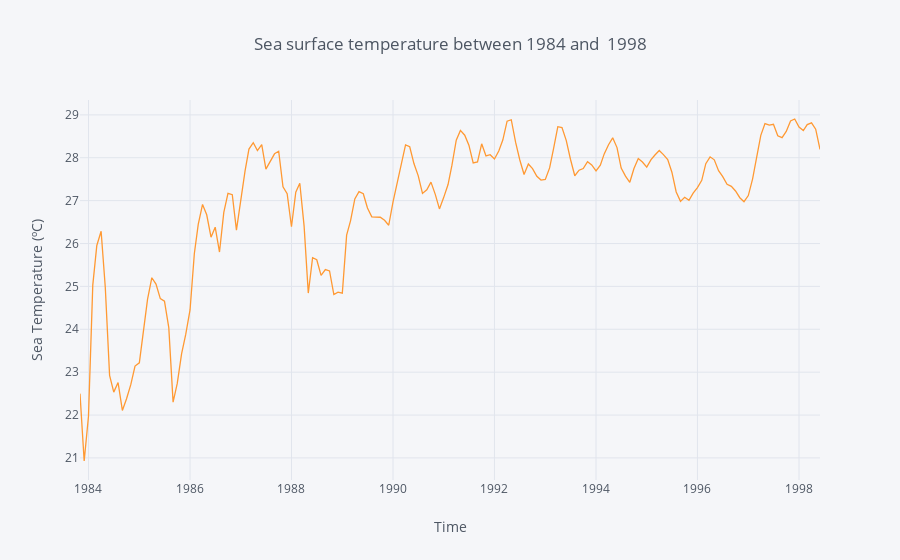

Write notebook code for a chart like this one.
### Markdown cell above
#### Finally, we plot the cleaned and ready-to-analyze data

### Code cell
y_rev.iplot(kind='line', xTitle='Time',
           yTitle='Sea Temperature (ºC)', title='Sea surface temperature between 1984 and  1998')

### Figure 1 — Plotly figure (JSON) as saved in the notebook; plotly's stock layout.template omitted (floating-point values rounded to 4 significant figures; data arrays with more than 128 entries replaced by an {"elided": "..."} marker saying what was removed)
{"data": [{"line": {"color": "rgba(255, 153, 51, 1.0)", "dash": "solid", "shape": "linear", "width": 1.3}, "mode": "lines", "name": "s.s.temp.", "text": "", "type": "scatter", "uid": "b84a864c-1d05-4817-93a6-19929f42a633", "x": {"elided": "176 str values"}, "y": {"elided": "176 float values"}}], "layout": {"legend": {"bgcolor": "#F5F6F9", "font": {"color": "#4D5663"}}, "paper_bgcolor": "#F5F6F9", "plot_bgcolor": "#F5F6F9", "title": {"font": {"color": "#4D5663"}, "text": "Sea surface temperature between 1984 and  1998"}, "xaxis": {"gridcolor": "#E1E5ED", "showgrid": true, "tickfont": {"color": "#4D5663"}, "title": {"font": {"color": "#4D5663"}, "text": "Time"}, "zerolinecolor": "#E1E5ED"}, "yaxis": {"gridcolor": "#E1E5ED", "showgrid": true, "tickfont": {"color": "#4D5663"}, "title": {"font": {"color": "#4D5663"}, "text": "Sea Temperature (ºC)"}, "zerolinecolor": "#E1E5ED"}}}
